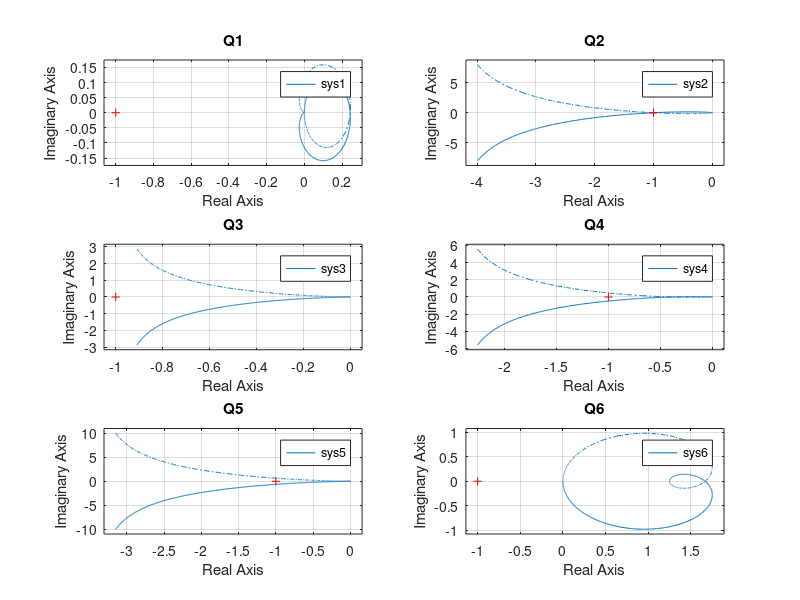

MATLAB code for this plot:
figure;

% Q1
n1 = [10 0];
d1 = conv(conv([1 2], [1 2]), [1 10]);
sys1 = tf(n1, d1);
subplot(3, 2, 1);
nyquist(sys1);
title('Q1');

% Q2
n2 = 6;
d2 = conv(conv([1 1], [1 2]), [1 0]);
sys2 = tf(n2, d2);
subplot(3, 2, 2);
nyquist(sys2);
title('Q2');

% Q3
n3 = 100;
d3 = conv([1 10], [1 0]);
sys3 = tf(n3, d3);
subplot(3, 2, 3);
nyquist(sys3);
title('Q3');

% Q4
n4 = 8;
d4 = conv(conv([1 0], [1 1]), [1 4]);
sys4 = tf(n4, d4);
subplot(3, 2, 4);
nyquist(sys4);
title('Q4');

% Q5
n5 = 2 * sqrt(3);
d5 = conv([1 0], [1 1]);
sys5 = tf(n5, d5);
subplot(3, 2, 5);
nyquist(sys5);
title('Q5');

% Q6
n6 = conv([1 1], [0 10]);
d6 = conv([1 2], [1 4]);
sys6 = tf(n6, d6);
subplot(3, 2, 6);
nyquist(sys6);
title('Q6');
